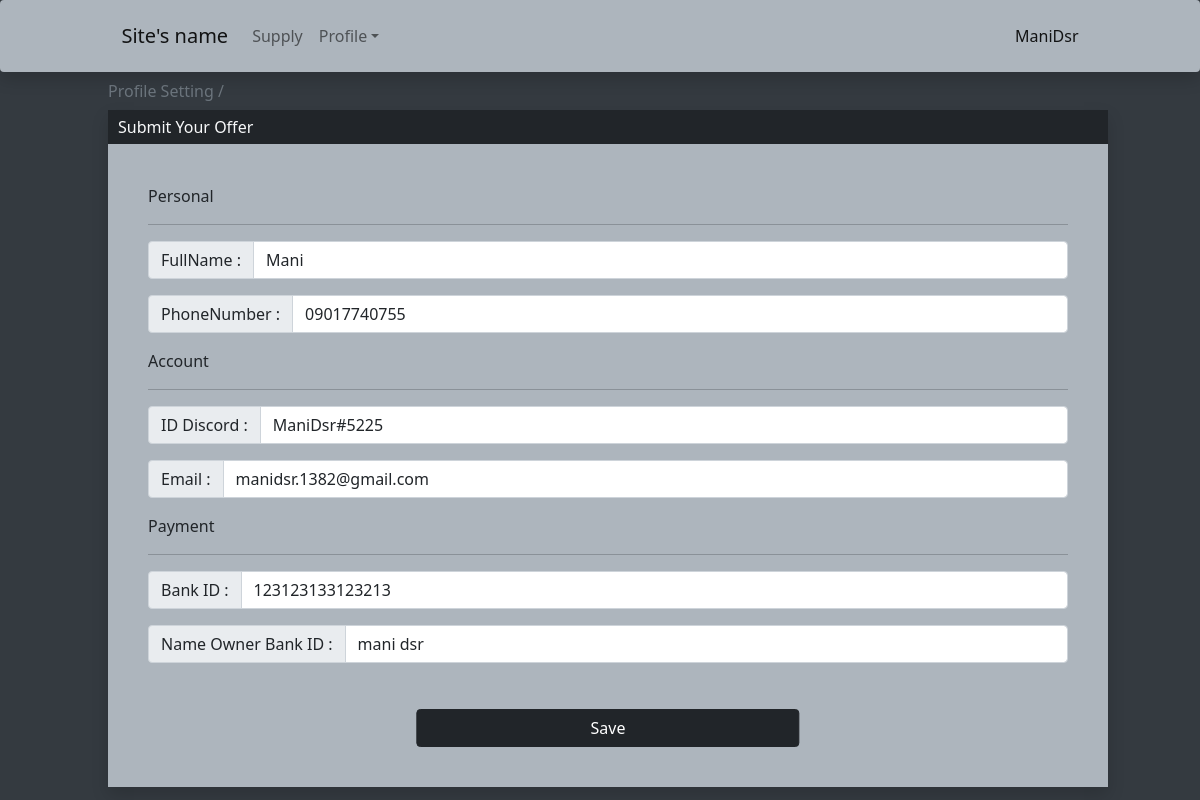
Screenshot of /Profile/ (signed in) with the database file from the repository.
### UserAuth/models.py (models this page shows, shortened)
class UserInfo(models.Model):
    user = models.ForeignKey(User,on_delete=models.CASCADE,related_name="userinfo",null=True)
    fullname = models.CharField(max_length=200,null=True,default='')
    phonenumber = models.CharField(max_length=100,null=True,default='')
    email = models.CharField(max_length=500,null=True,default='')
    bankId = models.CharField(max_length=24,null=True,default='')
    bankIdOwner = models.CharField(max_length=100,null=True,default='')
    IDDiscord = models.CharField(max_length=500,null=True,default='')

### UserAuth/views.py (the view, shortened to what this page needs)
# urls.py: path('Profile/',v.UserProfileSetting,name="UserProfileSetting"),
@login_required(login_url='/login/')
def UserProfileSetting(response):
    Saved = ""
    if UserInfo.objects.filter(user=response.user).count() == 0:
        Info = UserInfo.objects.create()
        Info.save()
        response.user.userinfo.add(Info)
    else:
        Info = UserInfo.objects.get(user=response.user)
    return render(response,"UserAuth/ProfileSetting.html",{"Info":Info,"Saved":Saved})

### UserAuth/templates/UserAuth/ProfileSetting.html (shortened to what this page needs)
{% extends 'StaffApp/BaseMenu.html'%}
{% block Link %}
    <a style="pointer-events: none;color: #f8f9fa;" class="text-muted">Profile Setting / </a>
{% endblock %}
{% block TitleCont %}Submit Your Offer{% endblock %}
{% block Contant %}
    <form method="POST" style="margin: 0 40px;">
            <p>Personal</p><hr>
            <div class="input-group mb-3">
                <span class="input-group-text" id="basic-addon1">FullName : </span>
                <input type="text" class="form-control" placeholder="FullName" name="fullname" value="{{Info.fullname}}">
            </div>
            <div class="input-group mb-3">
                <span class="input-group-text" id="basic-addon1">PhoneNumber : </span>
                <input type="text" class="form-control" placeholder="PhoneNumber" name="phonenumber" value="{{Info.phonenumber}}">
            </div>
            <p>Account</p><hr>
            <div class="input-group mb-3">
                <span class="input-group-text" id="basic-addon1">ID Discord : </span>
                <input type="text" class="form-control" placeholder="ID Discord" name="idDiscord" value="{{Info.IDDiscord}}">
            </div>
            <div class="input-group mb-3">
                <span class="input-group-text" id="basic-addon1">Email : </span>
                <input type="text" class="form-control" placeholder="Email" name="email" value="{{Info.email}}">
            </div>
            <p>Payment</p><hr>
            <div class="input-group mb-3">
                <span class="input-group-text" id="basic-addon1">Bank ID : </span>
                <input type="text" class="form-control" placeholder="Bank ID" name="bankid" id="bankid" value="{{Info.bankId}}" maxlength="19" minlength="19" onkeyup="CheckForBankID()" onchange="CheckForBankID()" onfocus="CheckForBankID()" onkeydown="CheckForBankID()" onblur="CheckForBankID()">
            </div>
            <div class="input-group mb-3">
                <span class="input-group-text" id="basic-addon1">Name Owner Bank ID : </span>
                <input type="text" class="form-control" placeholder="Name Owner Bank ID" name="bankIdOwner" value="{{Info.bankIdOwner}}">
            </div>
            <button type="submit" class="btn btn-dark col-5" style="position:relative; left: 50%; transform: translateX(-50%);margin-top: 30px;" name="Save" value="Save">Save</button>
    </form>
{% endblock %}

### StaffApp/templates/StaffApp/BaseMenu.html (shortened to what this page needs)
<html lang="en">
<head>
    <link href="https://cdn.jsdelivr.net/npm/bootstrap@5.0.2/dist/css/bootstrap.min.css" rel="stylesheet">
</head>
<body>
    <nav class="navbar navbar-expand-lg navbar-light shadow p-3 bg-body rounded col-12">
        <div class="container-fluid" style="margin: 0 8%;">
          <a class="navbar-brand" href="#">Site's name</a>
          <div class="collapse navbar-collapse" id="navbarSupportedContent">
            <ul class="navbar-nav me-auto mb-2 mb-lg-0">
              <li class="nav-item">
                <a class="nav-link" aria-current="page" href="/Supply">Supply</a>
              </li>
              <li class="nav-item dropdown">
                <a class="nav-link dropdown-toggle" href="#" id="navbarDropdown" role="button" data-bs-toggle="dropdown" aria-expanded="false">Profile</a>
                  <hr class="dropdown-divider"></li>
                </ul>
            <a href="#" style="text-decoration: none;color: rgba(0, 0, 0, 0.9);font-weight: 500;text-transform: capitalize;">{{user.username}}</a>
          </div>
        </div>
    </nav>
    <div class="col-10" style="margin: 7px 9%;">
      {% block Link%}{% endblock%}
    </div>
    <div class="col-10 shadow" style="margin: 0 9%;">
        <div style="background-color: #212529;color: #f8f9fa;">
            <p style="padding: 5px 10px;margin-bottom: 0;">{% block TitleCont%}Select You Game{% endblock %}</p>
        </div>
        <div style="background-color: #adb5bd; padding: 40px 0;">
          {%if user.is_authenticated %}
            {% block Contant%}There is no Item To Show{% endblock %}
          {% endif %}
        </div>
    </div>
</body>
</html>

### StaffApp/templates/StaffApp/BaseMenu.html (style rules this page uses)
.bg-body { background-color: #adb5bd!important; }
body { background-color: #343a40; }
a { text-decoration: none; }

### rows the page displays
UserInfo: fullname "Mani", phonenumber "09017740755", idDiscord "ManiDsr#5225", email "manidsr.1382@gmail.com", bankid "123123133123213", bankIdOwner "mani dsr"

### other values shown
{{ user.username }} "ManiDsr"
